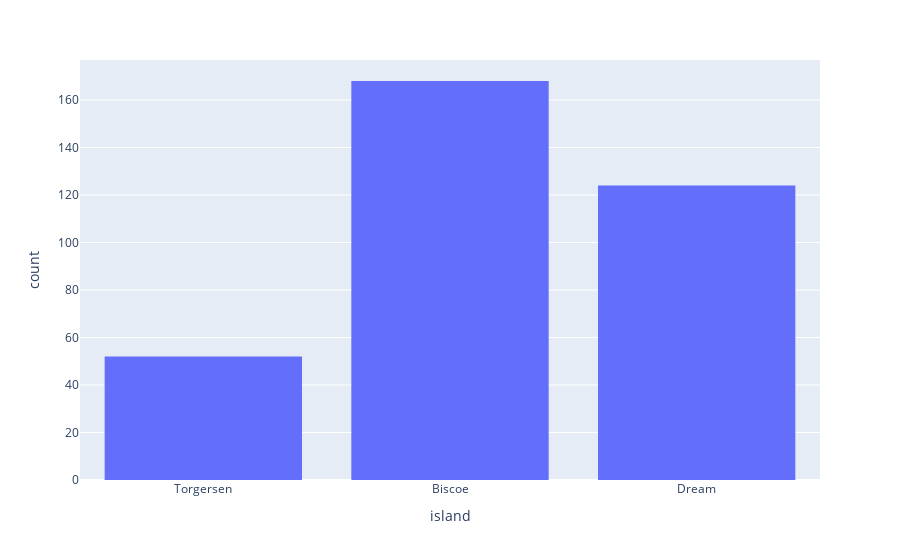

Write notebook code for a chart like this one.
### Code cell
# visualizando com o histogram - bar
px.histogram(data_frame=peng, x='island')

### Figure 1 — Plotly figure (JSON) as saved in the notebook; plotly's stock layout.template omitted (floating-point values rounded to 4 significant figures; data arrays with more than 128 entries replaced by an {"elided": "..."} marker saying what was removed)
{"data": [{"alignmentgroup": "True", "bingroup": "x", "hovertemplate": "island=%{x}<br>count=%{y}<extra></extra>", "legendgroup": "", "marker": {"color": "#636efa", "pattern": {"shape": ""}}, "name": "", "offsetgroup": "", "orientation": "v", "showlegend": false, "type": "histogram", "x": {"elided": "344 str values"}, "xaxis": "x", "yaxis": "y"}], "layout": {"barmode": "relative", "legend": {"tracegroupgap": 0}, "margin": {"t": 60}, "xaxis": {"anchor": "y", "domain": [0, 1], "title": {"text": "island"}}, "yaxis": {"anchor": "x", "domain": [0, 1], "title": {"text": "count"}}}}
